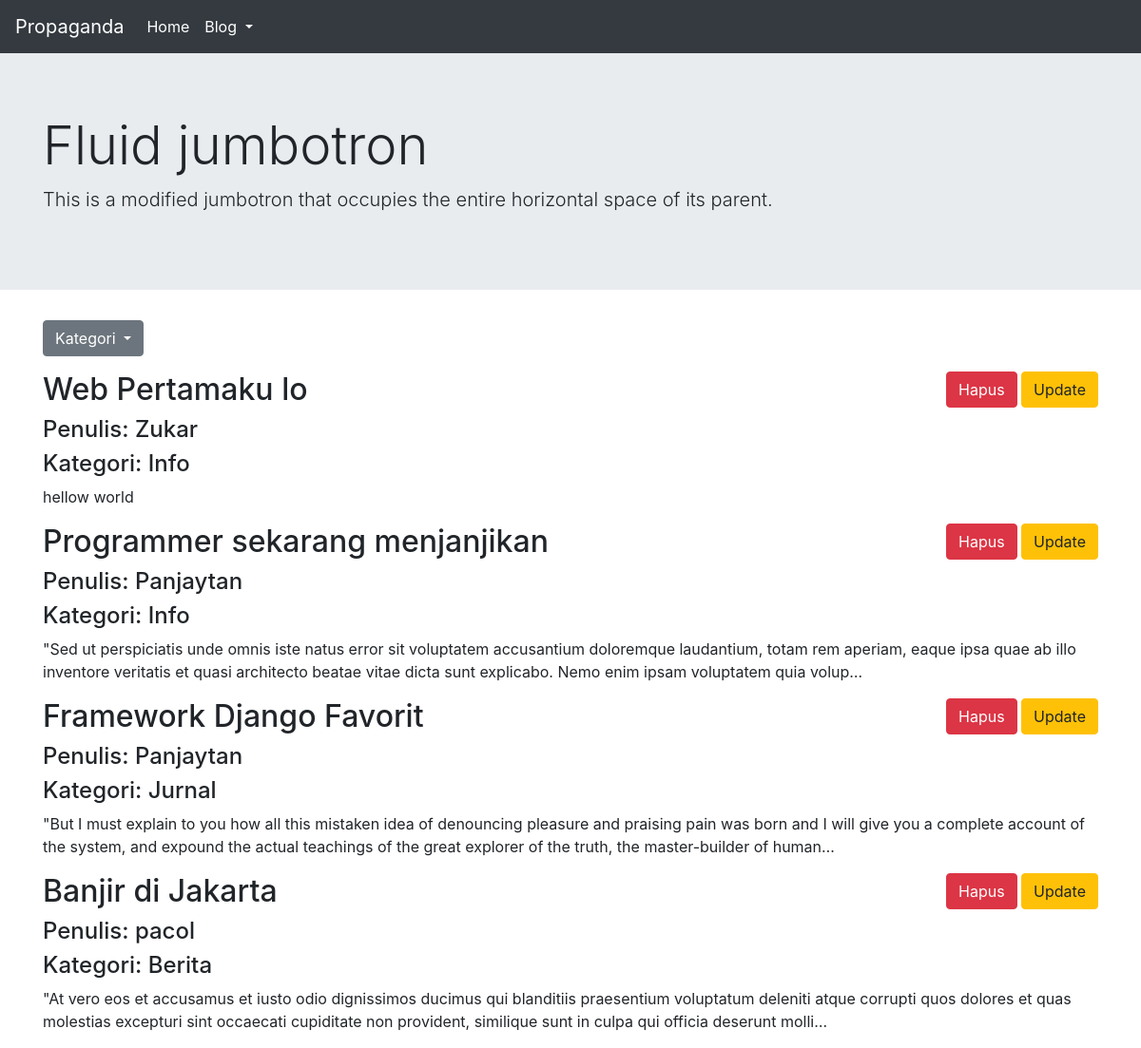
Screenshot of /blog/ with the database file from the repository.
### blog/models.py (models this page shows, shortened)
class PostModels(models.Model):
    judul = models.CharField(max_length=50)
    body = models.TextField()
    penulis = models.CharField(max_length=50)
    LIST_KATEGORI = (
        ('Berita', 'berita'),
        ('Info', 'info'),
        ('Jurnal', 'jurnal'),
    )
    kategori = models.CharField(
        max_length=50,
        choices=LIST_KATEGORI,
        default='BRT'
        )
    timeUpdate = models.DateField(auto_now=True, editable=False, blank=True)

### blog/views.py (the view)
class ArticleIndexView(Pengelompokkan,TemplateView):
    template_name = 'blog/index.html'
    def get_context_data(self, *args, **kwargs):
        kategori_article = self.get_list_data(self.request.GET)
        list_kategori = PostModels.objects.values_list('kategori', flat=True).distinct()
        context = {
            'title':'Blog',
            'content':kategori_article,
            'list_content':list_kategori,
        }
        return context

### blog/views.py (called while the page is built)
    def get_list_data(self, get_request):
        if len(get_request) == 0:
            sublist = PostModels.objects.all()
        elif get_request.__contains__('content_filter'):
            sublist = PostModels.objects.filter(kategori=get_request['content_filter'])
        else:
            sublist = PostModels.objects.none()
        return sublist

### blog/templates/blog/index.html (shortened to what this page needs)
{% extends 'base.html' %}
{% block jumbotron %}
<div class="jumbotron jumbotron-fluid">
  <div class="container">
    <h1 class="display-4">Fluid jumbotron</h1>
    <p class="lead">This is a modified jumbotron that occupies the entire horizontal space of its parent.</p>
  </div>
</div>
{% endblock jumbotron %}
{% block contents %}
    <div class="dropdown">
      <button class="btn btn-secondary dropdown-toggle" type="button" id="dropdownMenuButton" data-toggle="dropdown" aria-haspopup="true" aria-expanded="false">
        Kategori
      </button>
    </div>
    <div class="mt-3">
    {% for konten in content %}
        <div class="float-right">
            <a class="btn btn-danger" href="{% url 'blog:delete' konten.id %}">Hapus</a>
            <a href="{% url 'blog:update' konten.id %}" class="btn btn-warning">Update</a>
        </div>
        <h2>{{konten.judul}}</h2>
        <h4>Penulis: {{konten.penulis}}</h4>
        <h4>Kategori: {{konten.kategori}}</h4>
        <p>{{konten.body|truncatechars:255}}</p>
    {% endfor %}
    </div>
{% endblock contents %}

### templates/base.html (shortened to what this page needs)
<!DOCTYPE html>
<html lang="en">
<head>
    {% include "snippets/headers.html" %}
</head>
<body>
    {% include "snippets/navbars.html" %}
    {% block jumbotron %}
    {% endblock jumbotron %}
    <div class="container">
        {% block contents %}
        {% endblock contents %}
    </div>
</body>
</html>

### templates/snippets/headers.html (shortened to what this page needs)
    <link rel="stylesheet" href="https://stackpath.bootstrapcdn.com/bootstrap/4.4.1/css/bootstrap.min.css">

### templates/snippets/navbars.html (shortened to what this page needs)
<nav class="navbar navbar-expand-lg navbar-dark bg-dark">
  <a class="navbar-brand" href="#">Propaganda</a>
  <div class="collapse navbar-collapse" id="navbarSupportedContent">
    <ul class="navbar-nav mr-auto">
      <li class="nav-item active">
        <a class="nav-link" href="{% url 'index' %}">Home</a>
      </li>
      <li class="nav-item dropdown active">
        <a class="nav-link dropdown-toggle" href="#" id="navbarDropdown" role="button" data-toggle="dropdown" aria-haspopup="true" aria-expanded="false">
          Blog
        </a>
      </li>
    </ul>
  </div>
</nav>

### rows the page displays
PostModels: judul "Web Pertamaku lo", penulis "Zukar", kategori "Info", body "hellow world"
PostModels: judul "Programmer sekarang menjanjikan", penulis "Panjaytan", kategori "Info", body "\"Sed ut perspiciatis unde omnis iste natus error sit voluptatem accusantium doloremque laudantium, totam rem aperiam, eaque ipsa quae ab illo inventore veritatis et quasi architecto beatae vitae dicta sunt explicabo. Nemo enim ipsam voluptatem quia volup…"
PostModels: judul "Framework Django Favorit", penulis "Panjaytan", kategori "Jurnal", body "\"But I must explain to you how all this mistaken idea of denouncing pleasure and praising pain was born and I will give you a complete account of the system, and expound the actual teachings of the great explorer of the truth, the master-builder of human…"
PostModels: judul "Banjir di Jakarta", penulis "pacol", kategori "Berita", body "\"At vero eos et accusamus et iusto odio dignissimos ducimus qui blanditiis praesentium voluptatum deleniti atque corrupti quos dolores et quas molestias excepturi sint occaecati cupiditate non provident, similique sunt in culpa qui officia deserunt molli…"
